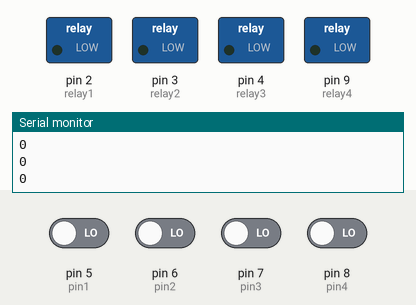
A sketch run on a simulated Arduino Uno, built with avr-gcc and run on an emulated ATmega328P. Shown: switched loads named in the sketch (green lamp = pin HIGH), the last lines printed to the serial monitor. Dashed ring = blinking. The inputs (shaded band) are chosen by the test bench; at power-on: pin 5 (pin1), pin 6 (pin2), pin 7 (pin3), pin 8 (pin4) LOW.

Above: at 2.4 s.
2.5 s: pin 5 (pin1) driven HIGH
At 3.7 s:
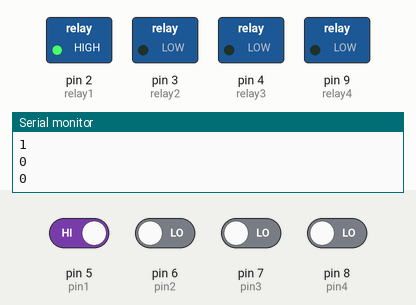
6.1 s: pin 6 (pin2) driven HIGH
At 7.0 s:
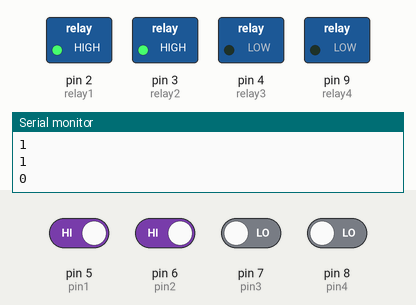
9.7 s: pin 7 (pin3) driven HIGH
At 11.5 s:
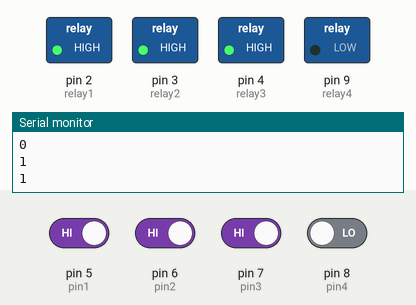
13.3 s: pin 8 (pin4) driven HIGH
At 14.7 s:
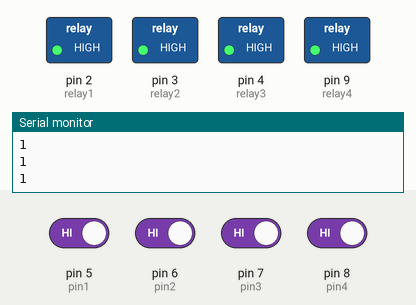
16.8 s: pin 6 (pin2) driven LOW
At 17.5 s:
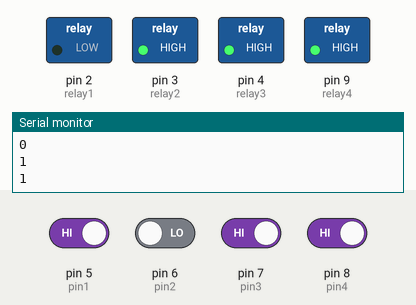
20.4 s: pin 5 (pin1) driven LOW
At 20.51 s:
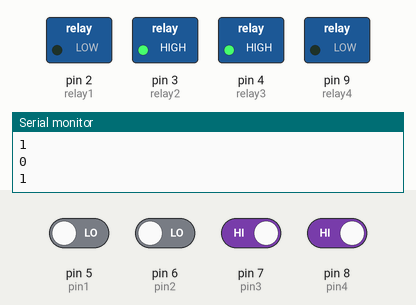
Timing chart, 0 to 25.0 s (numbered marks = the images above; inputs shaded):
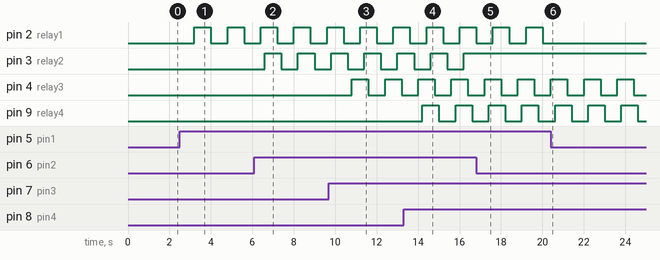

Measured:
- after the input at 2.5 s, pin 2 (relay1): alternates HIGH for 0.80 s and LOW for 0.80 s, starting after 0.70 s
- after the input at 6.1 s, pin 3 (relay2): alternates HIGH for 0.80 s and LOW for 0.80 s, starting after 0.50 s
- after the input at 9.7 s, pin 4 (relay3): alternates HIGH for 0.80 s and LOW for 0.80 s, starting after 1.1 s
- after the input at 13.3 s, pin 9 (relay4): alternates HIGH for 0.80 s and LOW for 0.80 s, starting after 0.91 s
- after the input at 16.8 s, pin 3 (relay2): stops changing and stays HIGH
- after the input at 20.4 s, pin 2 (relay1): stops changing and stays LOW

The sketch:

RadioFrequency.ino
```cpp
//The blocks of code written below was used to configure 4-Channel RF IC2272 module with ATMEGA328P microcontroller

// declare variable bulbs pin
int pin1 = 5;
int pin2 = 6;
int pin3 = 7;
int pin4 = 8;

// declare relay pins
int relay1= 2;
int relay2= 3;
int relay3= 4;
int relay4= 9;

// initialize values variable  as zero
int value1 = 0;
int value2 = 0;
int value3 = 0;
int value4 = 0;

void setup() {

   pinMode (pin1, INPUT);   // bulb variable is an input to the pin declared
   pinMode (pin2, INPUT);
   pinMode (pin3, INPUT);
   pinMode (pin4, INPUT) ;
   pinMode (relay1, OUTPUT); // relay is an output
   pinMode (relay2, OUTPUT);
   pinMode (relay3, OUTPUT);
   pinMode (relay4, OUTPUT);
   Serial.begin (9600);      // initialize serial monitor

  }


 void loop() {

    int val1 = digitalRead (pin1);  // read the input bulb pin and store in a variable value
    int val2 = digitalRead (pin2);
    int val3 = digitalRead (pin3);
    int val4 = digitalRead (pin4);
    int delayed = 200;

    if (val1 == HIGH) value1 ++; // increment value1 if condition is true
      boolean oddOrEven1 = value1 % 2; // find the remainder of value1

        if (oddOrEven1) {
           digitalWrite (relay1, HIGH); // if a remainder , turn on bulb
        }

        else {
          digitalWrite (relay1, LOW); // otherwise, turn off bulb
        }

    Serial.println (val1); // print the value read on serial monitor

    delay(delayed);

    if (val2 == HIGH) value2 ++;
      boolean oddOrEven2 = value2 % 2;

        if (oddOrEven2) {
           digitalWrite (relay2, HIGH);
        }

        else {
          digitalWrite (relay2, LOW);
        }

    Serial.println (val2);

    delay(delayed);

    if (val3 == HIGH) value3 ++;
      boolean oddOrEven3 = value3 % 2;

        if (oddOrEven3) {
           digitalWrite (relay3, HIGH);
        }

        else {
          digitalWrite (relay3, LOW);
        }

    Serial.println (val3);

    delay(delayed);

    if (val4 == HIGH) value4 ++;
      boolean oddOrEven4 = value4 % 2;

        if (oddOrEven4) {
           digitalWrite (relay4, HIGH);
        }

        else {
          digitalWrite (relay4, LOW);
        }

    Serial.println (val4);

    delay(delayed);

 }
```
